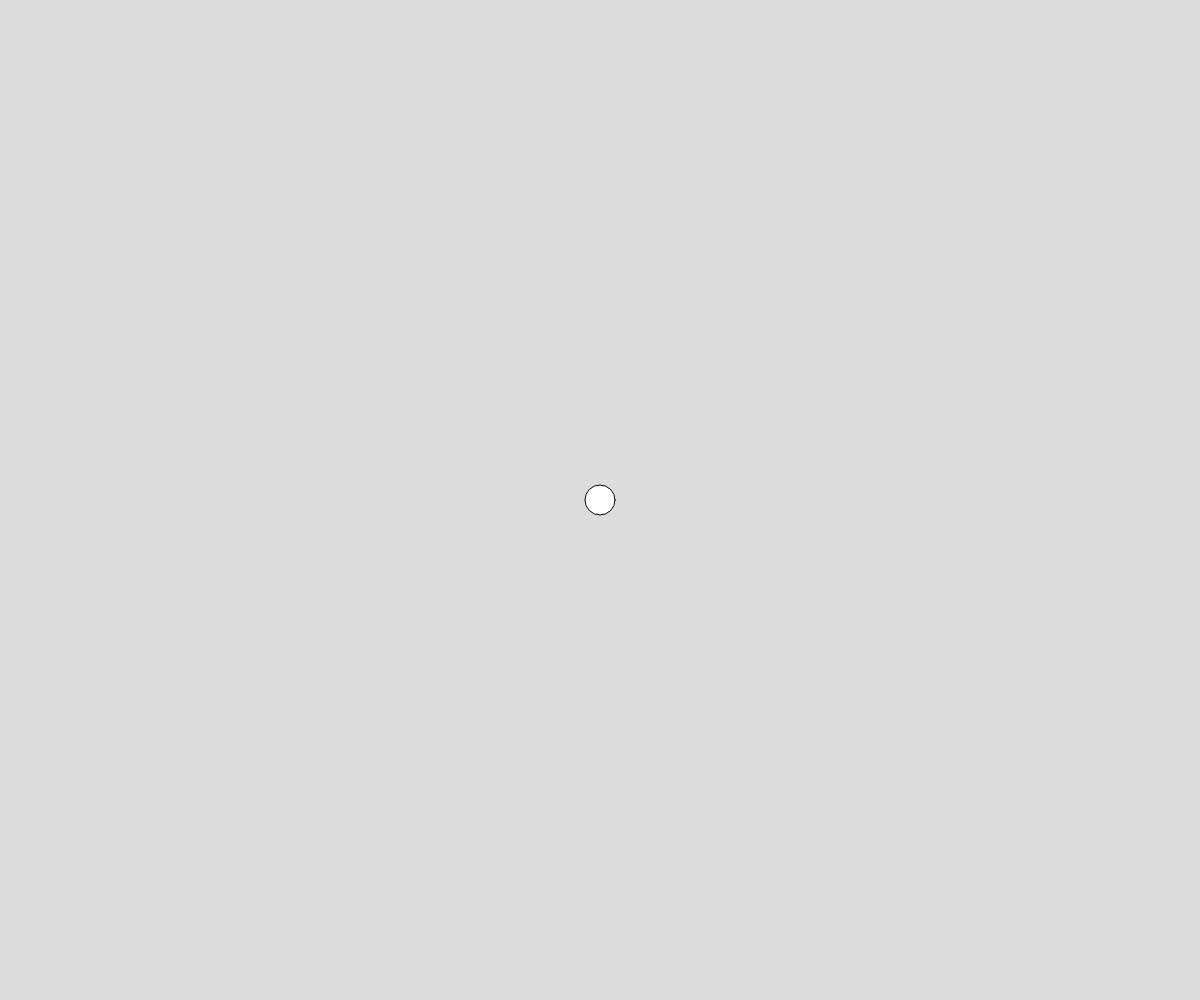
Frame 1 (no input)
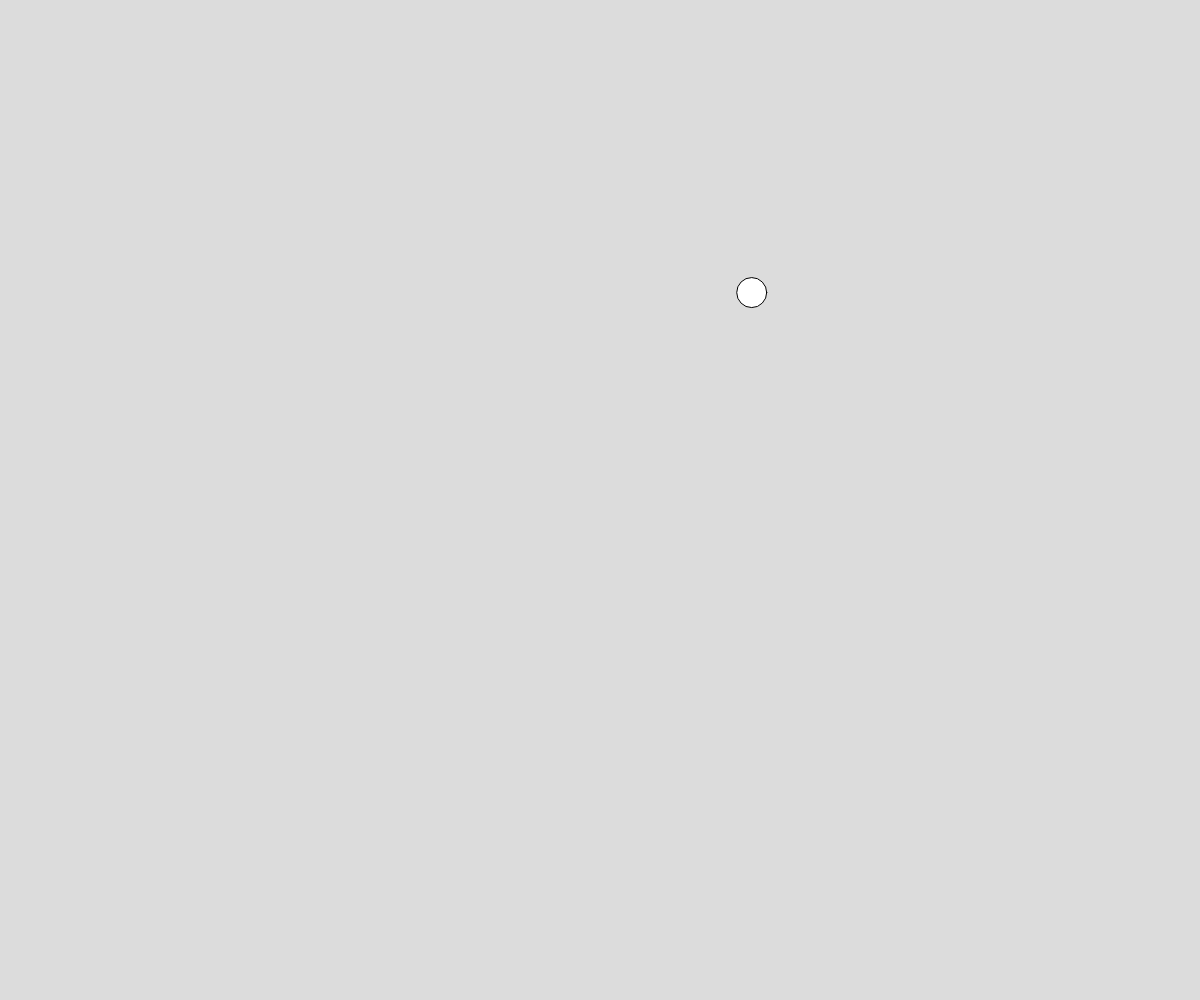
Frame 60 (no input)
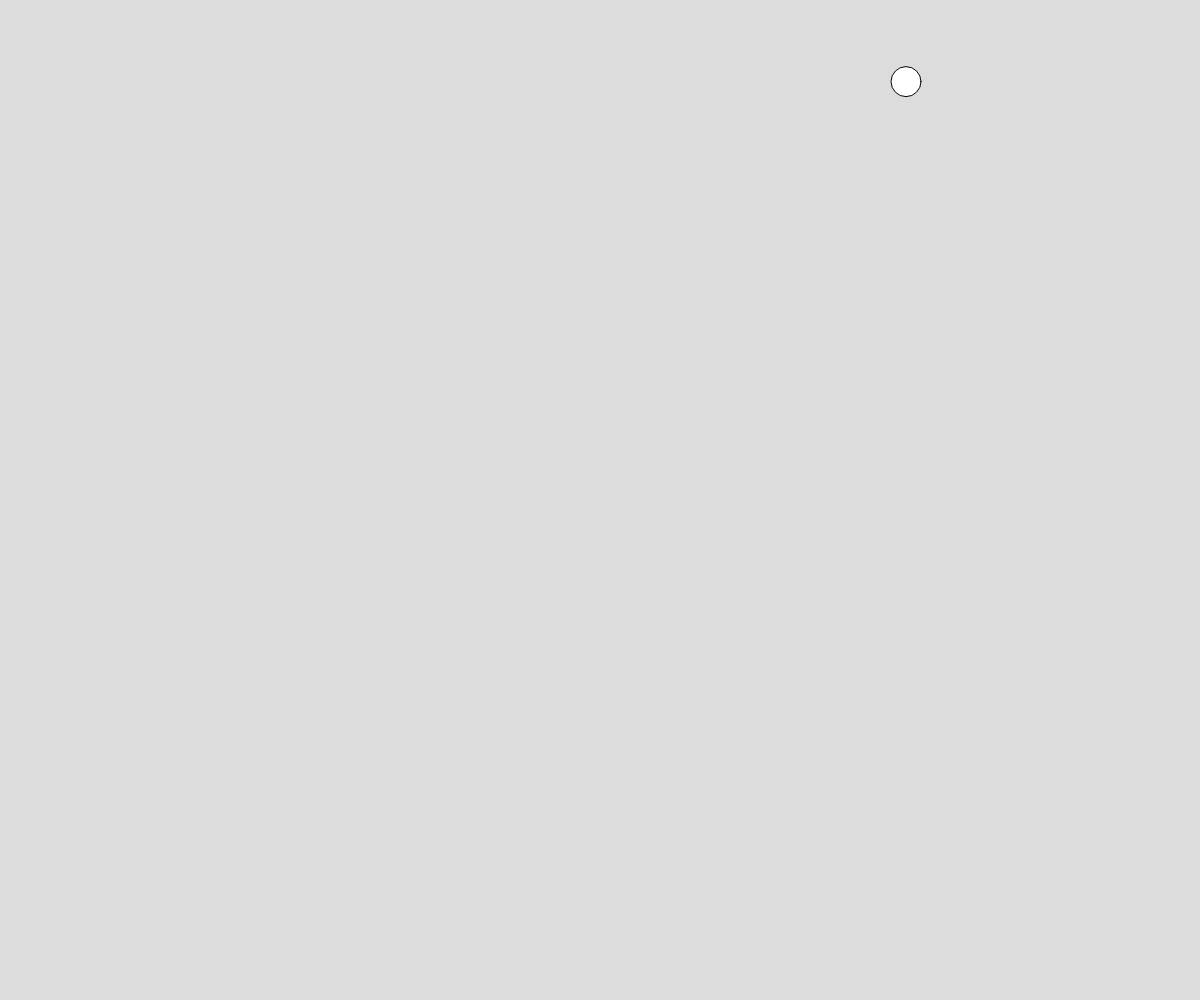
Frame 120 (the mouse pressed at the canvas centre since frame 60)

The p5.js sketch that drew these frames (run headless with seeded random() and noise() and a simulated clock; from frame 60 on, the mouse is pressed at the canvas centre):

// p5.js sketch
// ── sketch.js
// loca Storage + Sound Library
// RUhcit Panchal   
// 27 NoveMber 2023;

//
// Extra for Experts:
// - describe what you did to take this project "above and beyond"



// Global Variables 
let ball; 
let totalBounces = 0;




function setup() {
  createCanvas(windowWidth, windowHeight);
  ball = new Ball(width/2 , height/2);
}

function draw() {
  background(220);
  ball.display(Ball);
  ball.move();
}


class Ball{
  constructor(x,y){
    this.pos = createVector(x,y);
    this.vel = createVector(random(-6,6), random(-6,6));

  }
  display(){
    circle(this.pos.x, this.pos.y , 30 );

  }
  move(){
    this.pos.add(this.vel);
    // check for Wall Collisons 
    if(this.pos.x<0 || this.pos.x>width){
      this.vel.x *= -1;
      totalBounces += 1;
    }
    if(this.pos.y<0 || this.pos.y>height ){
      this.vel.y *=-1;
      totalBounces *=1;
    }
  }

}
